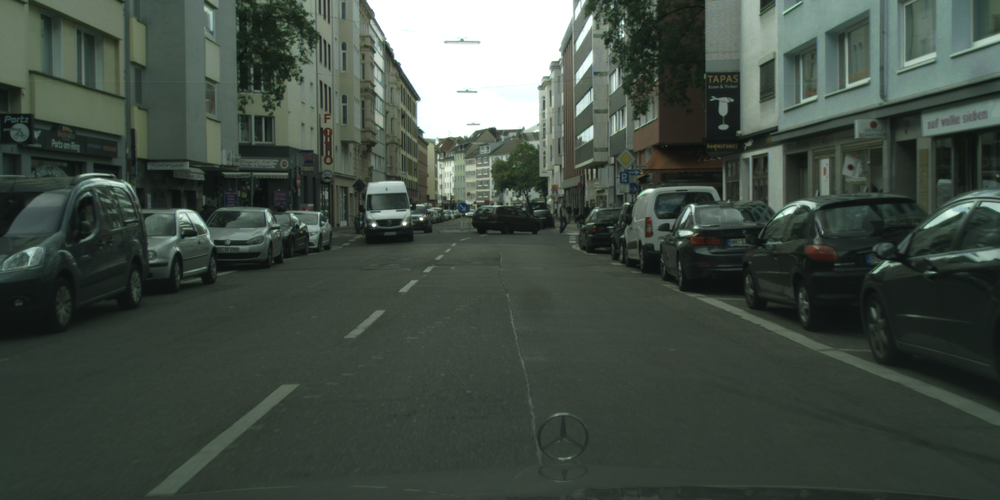
%> input picture Data/cologne_000073_000019_leftImg8bit.png, 1000 x 500 px, shrunk from 2048 x 1024 before the run
$ octave segmentation_adaptive_thresholding.m   (GNU Octave 9; MATLAB toolbox functions it lacks are replaced by stand-ins)
%> lines starting %> are read from the running program, lines starting %| are printed output that depends on the picture; in (x1, y1, x2, y2) boxes, pixels count from 0 and x2, y2 are one past the last pixel; in counts of white or black regions, pixels touching at a corner belong together; the program's own positions count from 1
clc; clear; close all;

% Output folder setup
output_folder = fullfile('outputs', 'segmented');
if ~exist(output_folder, 'dir')
    mkdir(output_folder);
end

% Image file (Cologne)
img_name = 'cologne_000073_000019_leftImg8bit.png';
img = imread(img_name);
%> img is the input picture: size 500x1000x3 uint8; mean R, G, B 66.3, 76.8, 68.3
gray = rgb2gray(img);

% Compute adaptive threshold map
T = adaptthresh(gray, 0.5);  % Try 0.5; adjust to 0.4 or 0.6 if needed
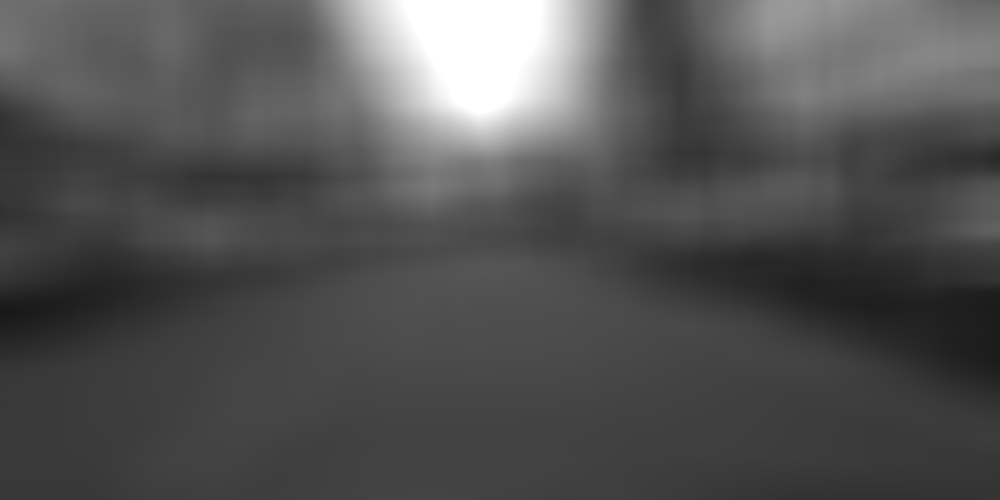
%> T: size 500x1000 double; min 0.0973, max 1, mean 0.326

% Binarize using the adaptive threshold
binary_adaptive = imbinarize(gray, T);
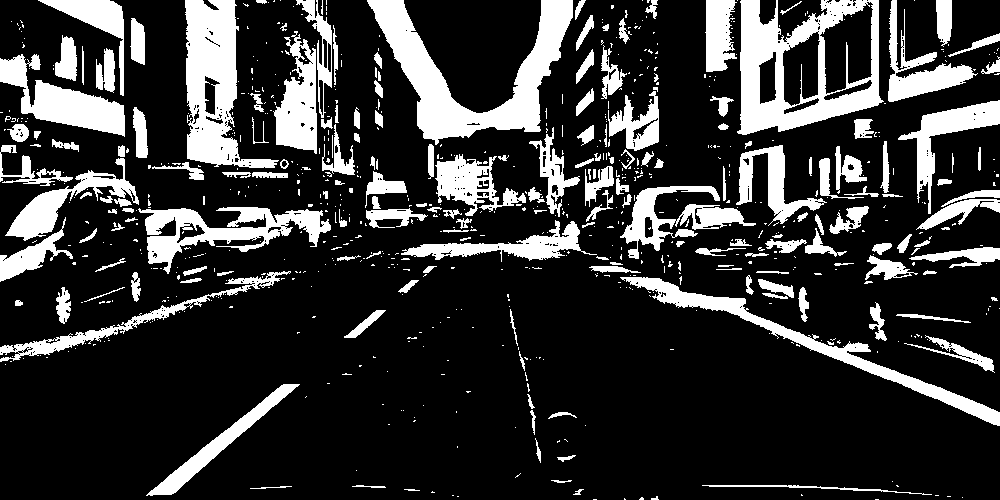
%> binary_adaptive: size 500x1000 logical; 20.6% white; 761 white regions (579 under 20 px), largest, box (x1, y1, x2, y2) and area: (367, 0, 573, 145) 9964, (737, 0, 884, 135) 9181, (185, 0, 279, 168) 7513

% Save result
imwrite(binary_adaptive, fullfile(output_folder, 'cologne_adaptive_threshold.png'));

% Display results
figure('Name', 'Original Cologne Grayscale');
imshow(gray); title('Original Grayscale');

figure('Name', 'Adaptive Thresholding (Cologne)');
imshow(binary_adaptive); title('Adaptive Thresholding');

$ run again, with Data/cologne_000034_000019_leftImg8bit.png copied over Data/cologne_000073_000019_leftImg8bit.png
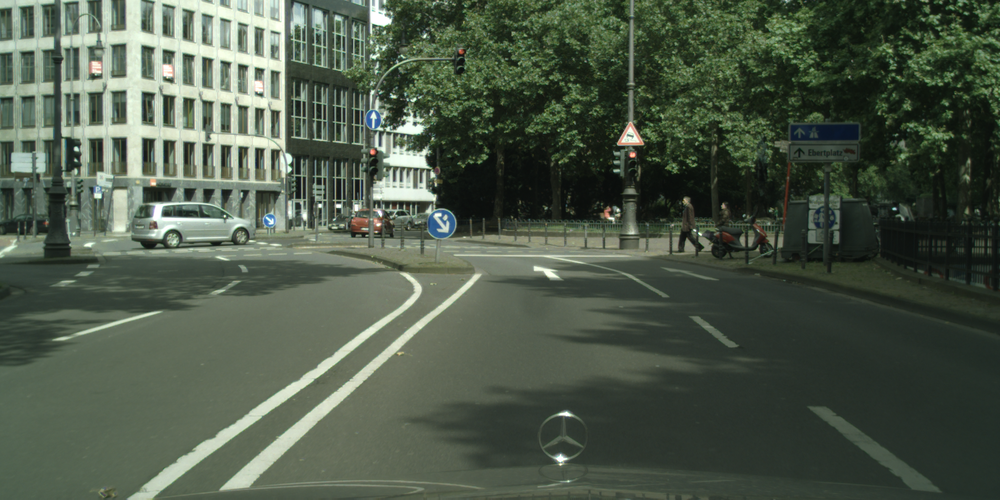
%> input picture Data/cologne_000034_000019_leftImg8bit.png, 1000 x 500 px, shrunk from 2048 x 1024 before the run
%> img is the input picture: size 500x1000x3 uint8; mean R, G, B 76.9, 88.6, 72.9
%> `T = adaptthresh(gray, 0.5);`:
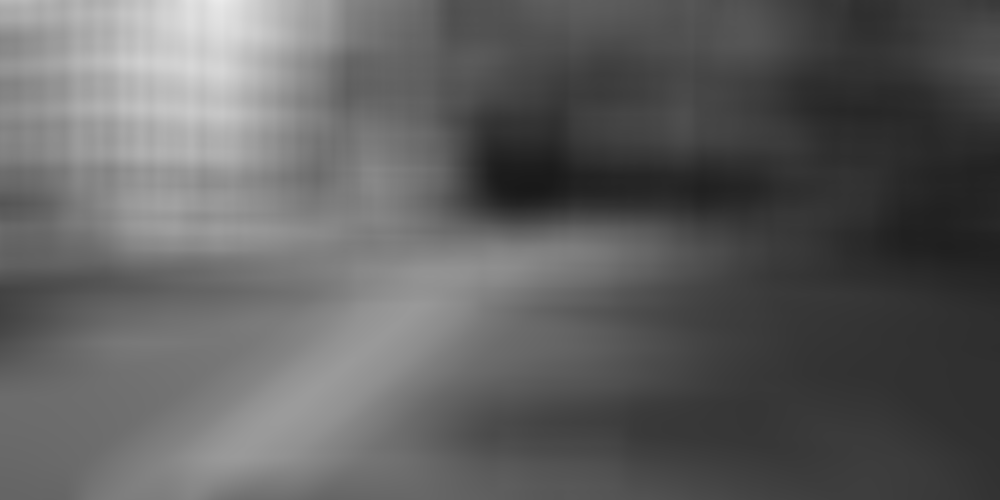
%> T: size 500x1000 double; min 0.098, max 0.921, mean 0.376
%> `binary_adaptive = imbinarize(gray, T);`:
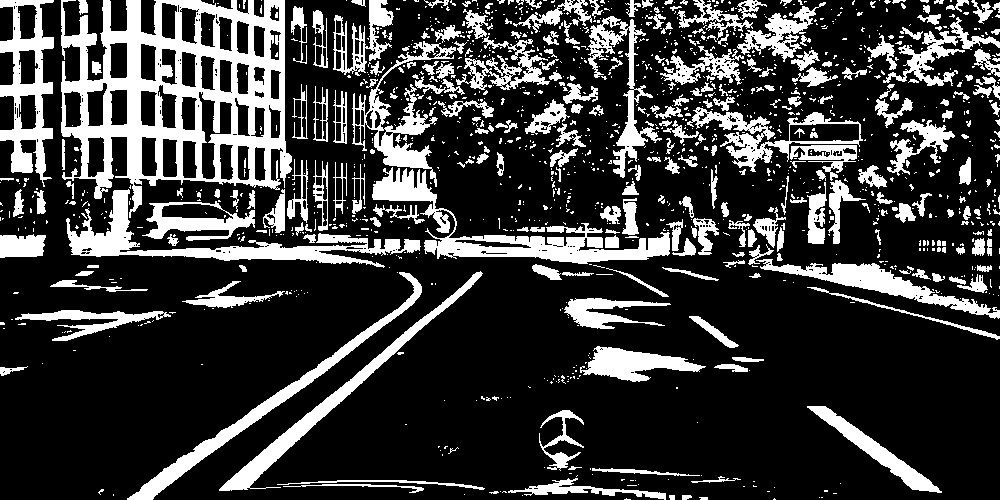
%> binary_adaptive: size 500x1000 logical; 22.9% white; 1326 white regions (1044 under 20 px), largest, box (x1, y1, x2, y2) and area: (61, 0, 292, 218) 21915, (372, 167, 670, 264) 6495, (66, 189, 421, 268) 5775

$ run again, with Data/bremen_000007_000019_leftImg8bit.png copied over Data/cologne_000073_000019_leftImg8bit.png
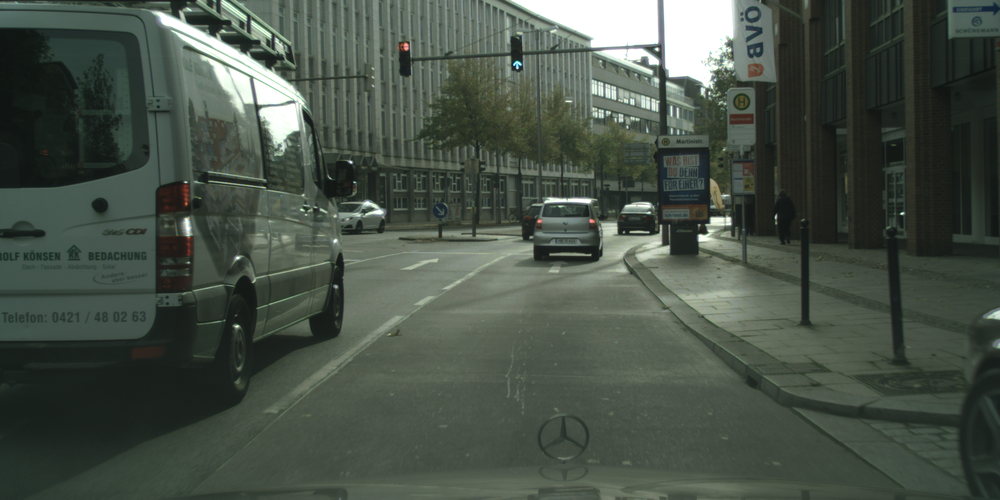
%> input picture Data/bremen_000007_000019_leftImg8bit.png, 1000 x 500 px, shrunk from 2048 x 1024 before the run
%> img is the input picture: size 500x1000x3 uint8; mean R, G, B 71.6, 81.4, 71.2
%> `T = adaptthresh(gray, 0.5);`:
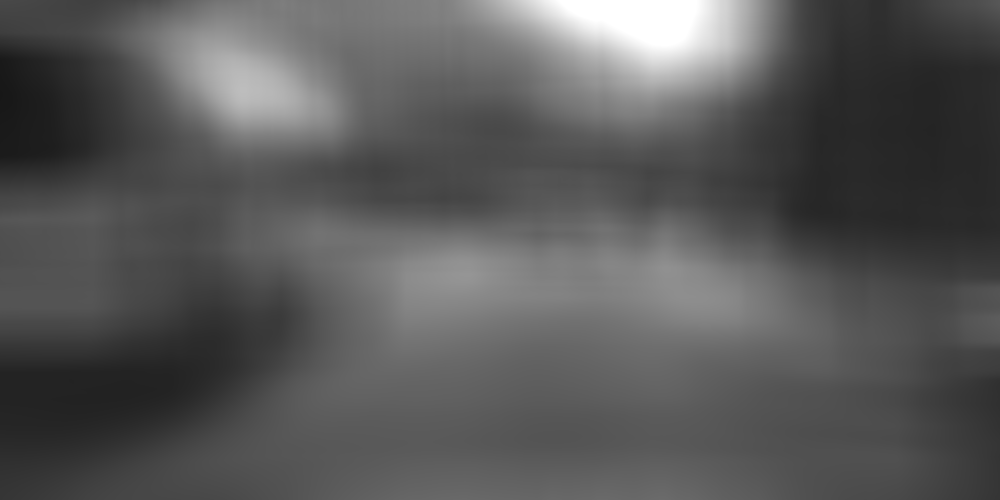
%> T: size 500x1000 double; min 0.0934, max 1, mean 0.348
%> `binary_adaptive = imbinarize(gray, T);`:
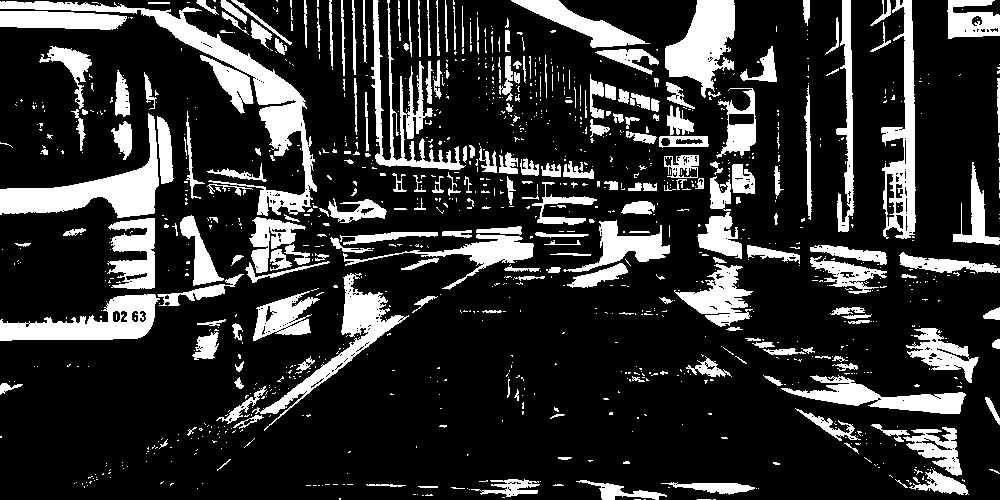
%> binary_adaptive: size 500x1000 logical; 19.6% white; 1146 white regions (917 under 20 px), largest, box (x1, y1, x2, y2) and area: (0, 1, 317, 216) 7335, (0, 113, 159, 218) 5057, (665, 0, 735, 98) 3940
